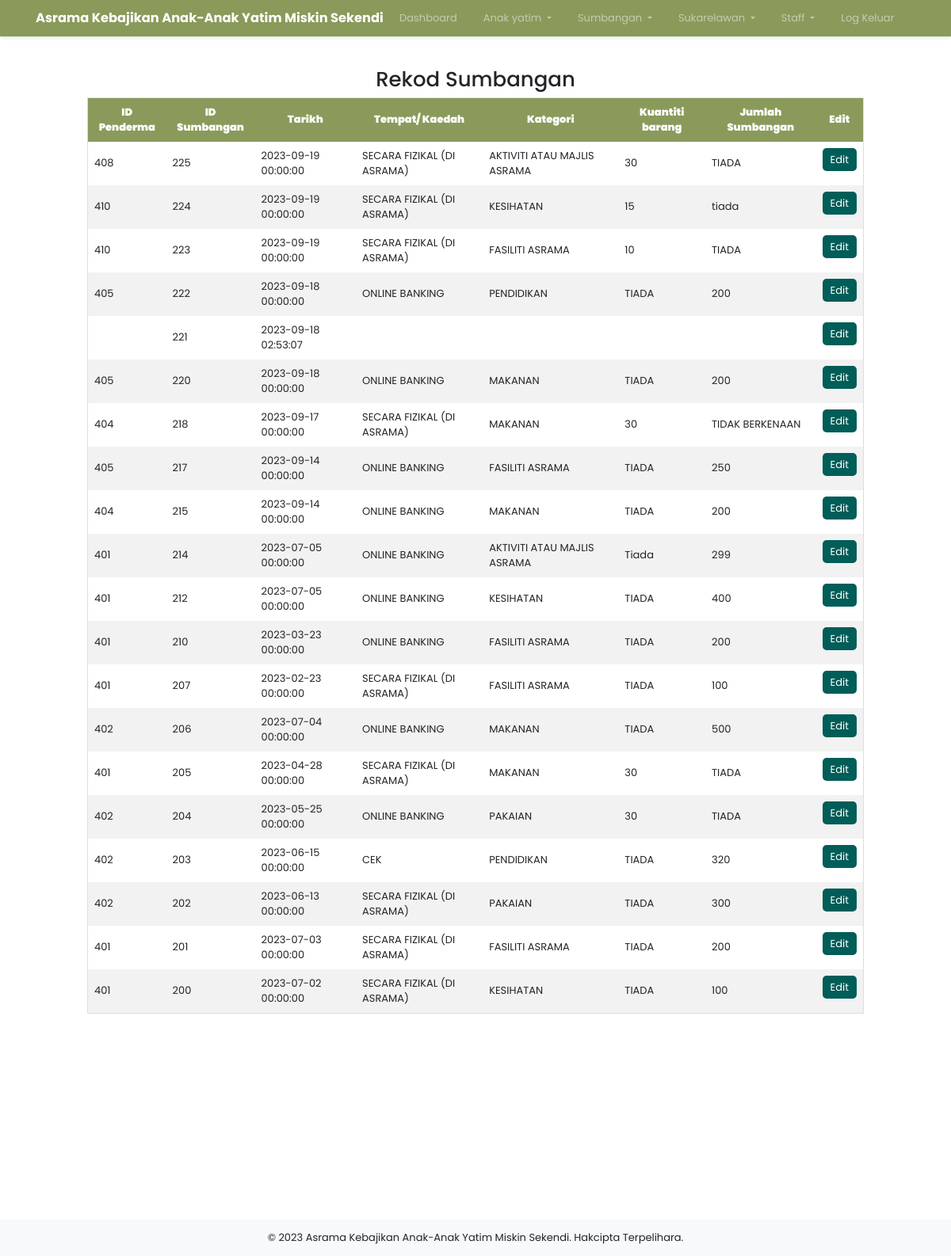
The page /admin/viewdonation.php (signed in) on the database its author committed.
### tables this page shows
CREATE TABLE `donation` (
  `DONATIONID` int(8) NOT NULL,
  `DATETIME` datetime DEFAULT current_timestamp(),
  `PLACE` varchar(40) NOT NULL,
  `QUANTITY` varchar(10) DEFAULT NULL,
  `AMOUNTRM` varchar(20) DEFAULT NULL,
  `CATEGORY` varchar(40) NOT NULL,
  `PROOF` blob DEFAULT NULL,
  `DONORID` int(40) DEFAULT NULL
);

### admin/viewdonation.php (the view, shortened to what this page needs)
<?php
require('connection.php');
?>
<!DOCTYPE html>
<html lang="en">
<head>
    <link rel="stylesheet" href="https://cdnjs.cloudflare.com/ajax/libs/font-awesome/5.15.3/css/all.min.css">
    <link rel="stylesheet" href="https://stackpath.bootstrapcdn.com/bootstrap/4.5.2/css/bootstrap.min.css">
    <link rel="stylesheet" href="https://cdnjs.cloudflare.com/ajax/libs/font-awesome/4.7.0/css/font-awesome.min.css">
</head>
<body>
<nav class="navbar navbar-expand-lg navbar-dark">
    <div class="container">
        <a class="navbar-brand" href="#">Asrama Kebajikan Anak-Anak Yatim Miskin Sekendi</a>
        <div class="collapse navbar-collapse" id="navbarNav">
            <ul class="navbar-nav ml-auto">
                <li class="nav-item">
                    <a class="nav-link" href="dashboard.php">Dashboard</a>
                </li>
                <li class="nav-item dropdown">
                    <a class="nav-link dropdown-toggle" href="#login" id="navbarDropdown" role="button">
                        Anak yatim
                    </a>
                </li>
                <li class="nav-item dropdown">
                    <a class="nav-link dropdown-toggle" href="#login" id="navbarDropdown" role="button">
                        Sumbangan
                    </a>
                </li>
                <li class="nav-item dropdown">
                    <a class="nav-link dropdown-toggle" href="#login" id="navbarDropdown" role="button">
                        Sukarelawan
                    </a>
                </li>
                <li class="nav-item dropdown">
                    <a class="nav-link dropdown-toggle" href="#login" id="navbarDropdown" role="button">
                        Staff
                    </a>
                </li>
                <li class="nav-item">
                    <a class="nav-link" href="logout.php">Log Keluar</a>
                </li>
            </ul>
        </div>
    </div>
</nav>
<div class="container" style="padding:85px 80px">
    <h2 class="text-center">Rekod Sumbangan</h2>
    <table border="0">
      <thead>
        <tr>
            <th><strong>ID Penderma</strong></th>
            <th><strong>ID Sumbangan</strong></th>
            <th><strong>Tarikh</strong></th>
            <th><strong>Tempat/ Kaedah</strong></th>
            <th><strong>Kategori</strong></th>
            <th><strong>Kuantiti barang</strong></th>
            <th><strong>Jumlah Sumbangan</strong></th>
            <th><strong>Edit</strong></th>
        </tr>
      </thead>
      <tbody>
        <?php
        $sql = "SELECT donorid,donationid,datetime,place,quantity,amountrm,category FROM donation ORDER BY donationid DESC";
        if ($stmt = $con->prepare($sql)) {
            $stmt->execute();
            $result = $stmt->get_result();
            while ($row = $result->fetch_assoc()) { ?>
              <tr>
                <td><?php echo htmlspecialchars($row['donorid']); ?></td>
                <td><?php echo htmlspecialchars($row['donationid']); ?></td>
                <td><?php echo htmlspecialchars($row['datetime']); ?></td>
                <td><?php echo htmlspecialchars($row['place']); ?></td>
                <td><?php echo htmlspecialchars($row['category']); ?></td>
                <td><?php echo htmlspecialchars($row['quantity']); ?></td>
                <td><?php echo htmlspecialchars($row['amountrm']); ?></td>
                <td class="action-btn">
                    <a href="managedonation.php?id=<?php echo htmlspecialchars($row["donationid"]); ?>" class="edit">Edit</a>
                </td>
              </tr>
            <?php
            }
        } else {
            echo "<tr><td colspan='6'>Failed to prepare the SQL statement.</td></tr>";
        }
        ?>
      </tbody>
    </table>
  </div><br><br><br><br><br><br><br><br>
<footer class="bg-light text-center text-lg-start mt-4">
    <div class="text-center p-3">
        &copy; 2023 Asrama Kebajikan Anak-Anak Yatim Miskin Sekendi. Hakcipta Terpelihara.
    </div>
</footer>
</body>
</html>

### admin/viewdonation.php (style rules this page uses)
body, html { margin: 0; padding: 0; width: 100%; height: 100%; font-family: 'Poppins'; font-size: 13px; }
.navbar { background-color: #8A9A5B; position: fixed; top: 0; width: 100%; z-index: 1000; box-shadow: 0 2px 4px rgba(0,0,0,0.1); }
.navbar-brand { font-weight: bold; color: white; }
.navbar-nav .nav-link { color: white; margin-right: 20px; position: relative; }
.navbar-nav .nav-link::before { content: ''; position: absolute; top: 50%; left: 50%; width: 0; height: 0; background: rgba(255, 255, 255, 0.2); border-radius: 50%; transition: width 0.4s, height 0.4s, top 0.4s, left 0.4s; }
table { width: 100%; border-collapse: collapse; border: 1px solid #ddd; }
th, td { text-align: left; padding: 8px; }
tr:nth-child(even) { background-color: #f2f2f2; }
th { background-color: #8A9A5B; color: white; text-align: center; }
.action-btn { display: flex; justify-content: space-around; }
.action-btn a { padding: 5px 10px; color: white; text-decoration: none; border-radius: 5px; }
.action-btn a.edit { background-color: #005d58; }

### rows shown on the page
donation: DONORID "408", DONATIONID "225", DATETIME "2023-09-19 00:00:00", PLACE "SECARA FIZIKAL (DI ASRAMA)", CATEGORY "AKTIVITI ATAU MAJLIS ASRAMA", QUANTITY "30", AMOUNTRM "TIADA"
donation: DONORID "410", DONATIONID "224", DATETIME "2023-09-19 00:00:00", PLACE "SECARA FIZIKAL (DI ASRAMA)", CATEGORY "KESIHATAN", QUANTITY "15", AMOUNTRM "tiada"
donation: DONORID "410", DONATIONID "223", DATETIME "2023-09-19 00:00:00", PLACE "SECARA FIZIKAL (DI ASRAMA)", CATEGORY "FASILITI ASRAMA", QUANTITY "10", AMOUNTRM "TIADA"
donation: DONORID "405", DONATIONID "222", DATETIME "2023-09-18 00:00:00", PLACE "ONLINE BANKING", CATEGORY "PENDIDIKAN", QUANTITY "TIADA", AMOUNTRM "200"
donation: DONATIONID "221", DATETIME "2023-09-18 02:53:07"
donation: DONORID "405", DONATIONID "220", DATETIME "2023-09-18 00:00:00", PLACE "ONLINE BANKING", CATEGORY "MAKANAN", QUANTITY "TIADA", AMOUNTRM "200"
donation: DONORID "404", DONATIONID "218", DATETIME "2023-09-17 00:00:00", PLACE "SECARA FIZIKAL (DI ASRAMA)", CATEGORY "MAKANAN", QUANTITY "30", AMOUNTRM "TIDAK BERKENAAN"
donation: DONORID "405", DONATIONID "217", DATETIME "2023-09-14 00:00:00", PLACE "ONLINE BANKING", CATEGORY "FASILITI ASRAMA", QUANTITY "TIADA", AMOUNTRM "250"
donation: DONORID "404", DONATIONID "215", DATETIME "2023-09-14 00:00:00", PLACE "ONLINE BANKING", CATEGORY "MAKANAN", QUANTITY "TIADA", AMOUNTRM "200"
donation: DONORID "401", DONATIONID "214", DATETIME "2023-07-05 00:00:00", PLACE "ONLINE BANKING", CATEGORY "AKTIVITI ATAU MAJLIS ASRAMA", QUANTITY "Tiada", AMOUNTRM "299"
donation: DONORID "401", DONATIONID "212", DATETIME "2023-07-05 00:00:00", PLACE "ONLINE BANKING", CATEGORY "KESIHATAN", QUANTITY "TIADA", AMOUNTRM "400"
donation: DONORID "401", DONATIONID "210", DATETIME "2023-03-23 00:00:00", PLACE "ONLINE BANKING", CATEGORY "FASILITI ASRAMA", QUANTITY "TIADA", AMOUNTRM "200"
donation: DONORID "401", DONATIONID "207", DATETIME "2023-02-23 00:00:00", PLACE "SECARA FIZIKAL (DI ASRAMA)", CATEGORY "FASILITI ASRAMA", QUANTITY "TIADA", AMOUNTRM "100"
donation: DONORID "402", DONATIONID "206", DATETIME "2023-07-04 00:00:00", PLACE "ONLINE BANKING", CATEGORY "MAKANAN", QUANTITY "TIADA", AMOUNTRM "500"
donation: DONORID "401", DONATIONID "205", DATETIME "2023-04-28 00:00:00", PLACE "SECARA FIZIKAL (DI ASRAMA)", CATEGORY "MAKANAN", QUANTITY "30", AMOUNTRM "TIADA"
donation: DONORID "402", DONATIONID "204", DATETIME "2023-05-25 00:00:00", PLACE "ONLINE BANKING", CATEGORY "PAKAIAN", QUANTITY "30", AMOUNTRM "TIADA"
donation: DONORID "402", DONATIONID "203", DATETIME "2023-06-15 00:00:00", PLACE "CEK", CATEGORY "PENDIDIKAN", QUANTITY "TIADA", AMOUNTRM "320"
donation: DONORID "402", DONATIONID "202", DATETIME "2023-06-13 00:00:00", PLACE "SECARA FIZIKAL (DI ASRAMA)", CATEGORY "PAKAIAN", QUANTITY "TIADA", AMOUNTRM "300"
donation: DONORID "401", DONATIONID "201", DATETIME "2023-07-03 00:00:00", PLACE "SECARA FIZIKAL (DI ASRAMA)", CATEGORY "FASILITI ASRAMA", QUANTITY "TIADA", AMOUNTRM "200"
donation: DONORID "401", DONATIONID "200", DATETIME "2023-07-02 00:00:00", PLACE "SECARA FIZIKAL (DI ASRAMA)", CATEGORY "KESIHATAN", QUANTITY "TIADA", AMOUNTRM "100"
